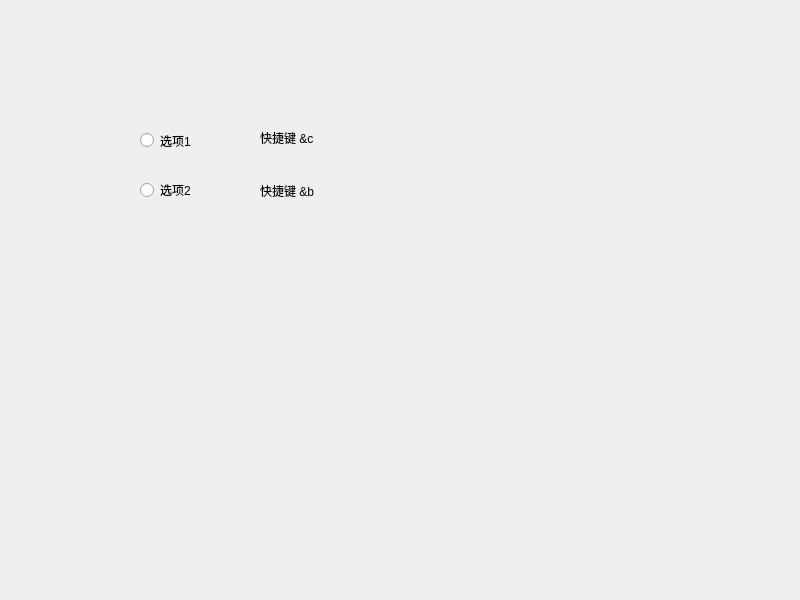
<?xml version="1.0" encoding="UTF-8"?>
<ui version="4.0">
 <class>Widget</class>
 <widget class="QWidget" name="Widget">
  <property name="geometry">
   <rect>
    <x>0</x>
    <y>0</y>
    <width>800</width>
    <height>600</height>
   </rect>
  </property>
  <property name="windowTitle">
   <string>Widget</string>
  </property>
  <widget class="QRadioButton" name="radioButton">
   <property name="geometry">
    <rect>
     <x>140</x>
     <y>130</y>
     <width>91</width>
     <height>21</height>
    </rect>
   </property>
   <property name="text">
    <string>选项1</string>
   </property>
  </widget>
  <widget class="QRadioButton" name="radioButton_2">
   <property name="geometry">
    <rect>
     <x>140</x>
     <y>180</y>
     <width>95</width>
     <height>20</height>
    </rect>
   </property>
   <property name="text">
    <string>选项2</string>
   </property>
  </widget>
  <widget class="QLabel" name="label">
   <property name="geometry">
    <rect>
     <x>260</x>
     <y>130</y>
     <width>71</width>
     <height>16</height>
    </rect>
   </property>
   <property name="text">
    <string>快捷键 &amp;c</string>
   </property>
  </widget>
  <widget class="QLabel" name="label_2">
   <property name="geometry">
    <rect>
     <x>260</x>
     <y>170</y>
     <width>91</width>
     <height>41</height>
    </rect>
   </property>
   <property name="text">
    <string>快捷键 &amp;b</string>
   </property>
  </widget>
 </widget>
 <resources/>
 <connections/>
</ui>
